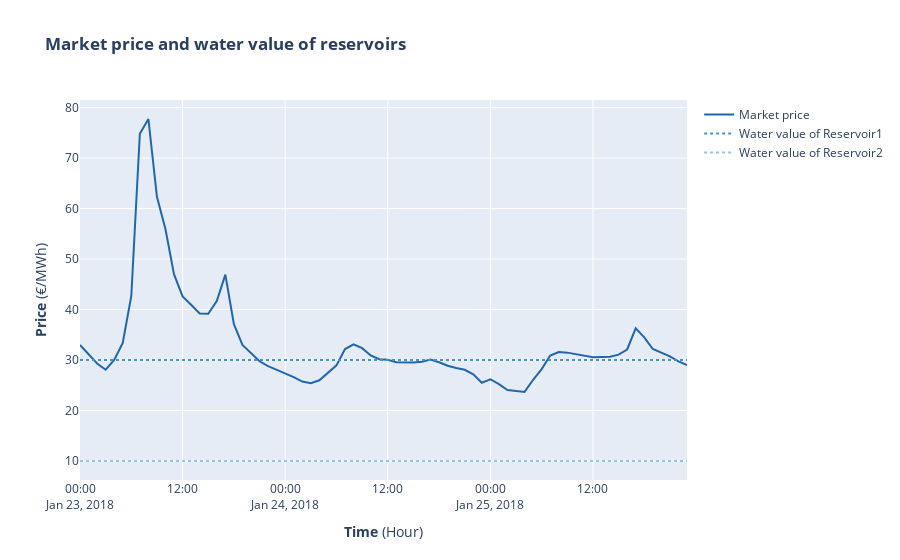

Write notebook code for a chart like this one.
### Markdown cell above
Now we can compare the market price to the (constant) evalutation value of the water in the reservoirs. Endpoint descriptions are usually more complex, depending on reservoir levels and/or other reservoirs.

### Code cell
# Plot market price and water value of reservoirs
spot_price=shop.model.market.Day_ahead.sale_price.get()
end_water_value=shop.model.reservoir.Reservoir1.energy_value_input.get()
water_value=pd.Series(dtype=object,index=spot_price.index)
water_value=water_value.fillna(end_water_value)


fig = go.Figure()
colorscale = px.colors.sequential.RdBu_r
color = 1
fig.add_trace(go.Scatter(x=spot_price.index, marker_color = colorscale[color], y=spot_price.values, name="Market price"))

for rsv in shop.model.reservoir:
    color+=1
    end_water_value=rsv.energy_value_input.get()
    water_value=pd.Series(dtype=object,index=spot_price.index)
    water_value=water_value.fillna(end_water_value)
    curve_name="Water value of "+rsv.get_name()
    fig.add_trace(go.Scatter(x=water_value.index, y=water_value.values, marker_color = colorscale[color], name=curve_name, line=dict(dash="dot")))
    
fig.update_layout(title="<b>Market price and water value of reservoirs</b>", xaxis_title="<b>Time</b> (Hour)", yaxis_title="<b>Price</b> (€/MWh)")

fig.show()
